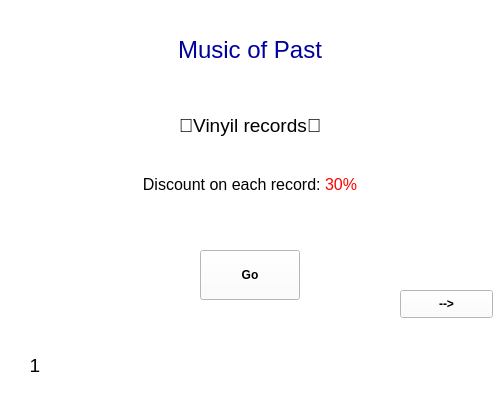
<?xml version="1.0" encoding="UTF-8"?>
<ui version="4.0">
 <class>Form</class>
 <widget class="QWidget" name="Form">
  <property name="geometry">
   <rect>
    <x>0</x>
    <y>0</y>
    <width>500</width>
    <height>400</height>
   </rect>
  </property>
  <property name="windowTitle">
   <string>Form</string>
  </property>
  <property name="styleSheet">
   <string notr="true">background-color: rgb(255, 255, 255);</string>
  </property>
  <widget class="QLabel" name="label">
   <property name="geometry">
    <rect>
     <x>10</x>
     <y>340</y>
     <width>50</width>
     <height>50</height>
    </rect>
   </property>
   <property name="font">
    <font>
     <pointsize>14</pointsize>
    </font>
   </property>
   <property name="text">
    <string>1</string>
   </property>
   <property name="alignment">
    <set>Qt::AlignCenter</set>
   </property>
  </widget>
  <widget class="QLabel" name="label_3">
   <property name="geometry">
    <rect>
     <x>0</x>
     <y>100</y>
     <width>500</width>
     <height>50</height>
    </rect>
   </property>
   <property name="font">
    <font>
     <pointsize>14</pointsize>
    </font>
   </property>
   <property name="text">
    <string>📀Vinyil records📀</string>
   </property>
   <property name="alignment">
    <set>Qt::AlignCenter</set>
   </property>
  </widget>
  <widget class="QPushButton" name="pushButton">
   <property name="geometry">
    <rect>
     <x>400</x>
     <y>290</y>
     <width>93</width>
     <height>28</height>
    </rect>
   </property>
   <property name="font">
    <font>
     <weight>75</weight>
     <bold>true</bold>
    </font>
   </property>
   <property name="text">
    <string>--&gt;</string>
   </property>
  </widget>
  <widget class="QPushButton" name="pushButton_2">
   <property name="geometry">
    <rect>
     <x>200</x>
     <y>250</y>
     <width>100</width>
     <height>50</height>
    </rect>
   </property>
   <property name="font">
    <font>
     <weight>75</weight>
     <bold>true</bold>
    </font>
   </property>
   <property name="text">
    <string>Go</string>
   </property>
  </widget>
  <widget class="QLabel" name="label_2">
   <property name="geometry">
    <rect>
     <x>0</x>
     <y>160</y>
     <width>500</width>
     <height>50</height>
    </rect>
   </property>
   <property name="font">
    <font>
     <pointsize>12</pointsize>
    </font>
   </property>
   <property name="styleSheet">
    <string notr="true"/>
   </property>
   <property name="text">
    <string>&lt;html&gt;&lt;head/&gt;&lt;body&gt;&lt;p align=&quot;center&quot;&gt;Discount on each record: &lt;span style=&quot; color:#ff0000;&quot;&gt;30%&lt;/span&gt;&lt;/p&gt;&lt;/body&gt;&lt;/html&gt;</string>
   </property>
   <property name="alignment">
    <set>Qt::AlignCenter</set>
   </property>
  </widget>
  <widget class="QLabel" name="label_4">
   <property name="geometry">
    <rect>
     <x>0</x>
     <y>0</y>
     <width>500</width>
     <height>100</height>
    </rect>
   </property>
   <property name="font">
    <font>
     <pointsize>18</pointsize>
    </font>
   </property>
   <property name="styleSheet">
    <string notr="true">color: rgb(0, 0, 158);</string>
   </property>
   <property name="text">
    <string>Music of Past</string>
   </property>
   <property name="alignment">
    <set>Qt::AlignCenter</set>
   </property>
  </widget>
 </widget>
 <resources/>
 <connections/>
</ui>
